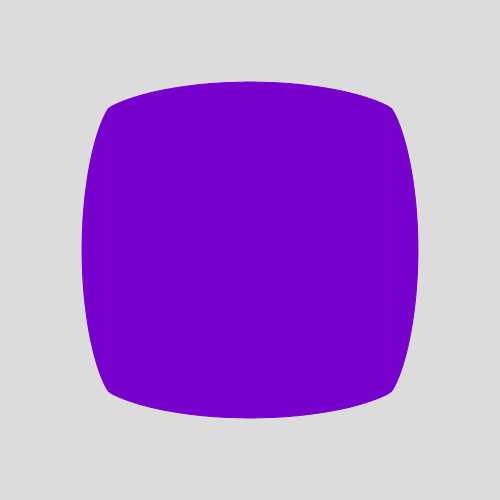
Frame 1 (no input)
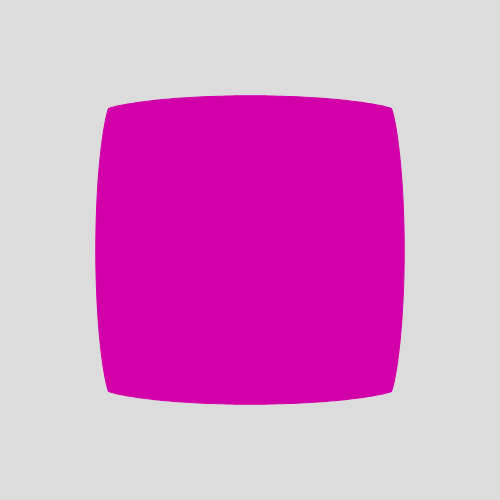
Frame 60 (no input)
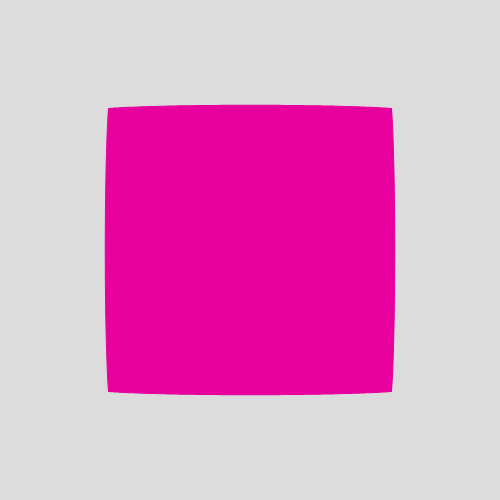
Frame 120 (the mouse pressed at the canvas centre since frame 60)

The p5.js sketch that drew these frames (run headless with seeded random() and noise() and a simulated clock; from frame 60 on, the mouse is pressed at the canvas centre):

// p5.js sketch
// ── sketch.js

// Carla de Beer
// November 2017
// Circle morphing (morphing a circle into a square, and back, via superellipse parametric equations).

// Based on Paul Burke's equations:
// http://paulbourke.net/geometry/superellipse/

let n = 1;
let rx = 200;
let ry = rx;
let HALFPI = 90;

function setup() {
	createCanvas(500, 500);
	angleMode(DEGREES);
}

function draw() {
	background(220);

	let r = n*120;
	let b = 255 - n*50;
  	stroke(r, 0, b);
	fill(r, 0, b);

	n = map(sin(frameCount*0.5), -1, 1, 1, 2);

	push();
	translate(width/2, height/2);
	rotate(45);

	// Draw central square
	beginShape();
		for (let t = 0; t <= 360; t++) {
			if (t % HALFPI === 0) {
				let x = rx * cos(t);
				let y = ry * sin(t);
				vertex(x, y);
			}
		}
	endShape(CLOSE);

	// Draw superellipse
	strokeJoin(ROUND);
	beginShape();
	for (let t = 0; t <= HALFPI; t++) {
		let x = rx * pow(cos(t), n);
		let y = ry * pow(sin(t), n);
		vertex(x, y);
	}
	endShape();
	beginShape();
	for (let t = 0; t <= HALFPI; t++) {
		let x = -rx * pow(cos(t), n);
		let y = ry * pow(sin(t), n);
		vertex(x, y);
	}
	endShape();
	beginShape();
	for (let t = 0; t <= HALFPI; t++) {
		let x = rx * pow(cos(t), n);
		let y = -ry * pow(sin(t), n);
		vertex(x, y);
	}
	endShape();
	beginShape();
	for (let t = 0; t <= HALFPI; t++) {
		let x = -rx * pow(cos(t), n);
		let y = -ry * pow(sin(t), n);
		vertex(x, y);
	}
	endShape();
	pop();
}
